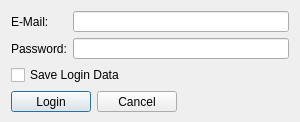
<?xml version="1.0" encoding="UTF-8"?>
<ui version="4.0">
 <class>Login</class>
 <widget class="QDialog" name="Login">
  <property name="geometry">
   <rect>
    <x>0</x>
    <y>0</y>
    <width>300</width>
    <height>122</height>
   </rect>
  </property>
  <property name="minimumSize">
   <size>
    <width>300</width>
    <height>122</height>
   </size>
  </property>
  <property name="windowTitle">
   <string>Login</string>
  </property>
  <layout class="QGridLayout" name="gridLayout">
   <item row="0" column="0">
    <widget class="QLabel" name="label">
     <property name="text">
      <string>E-Mail:</string>
     </property>
    </widget>
   </item>
   <item row="0" column="1">
    <widget class="QLineEdit" name="lineEdit_email"/>
   </item>
   <item row="1" column="0">
    <widget class="QLabel" name="label_2">
     <property name="text">
      <string>Password:</string>
     </property>
    </widget>
   </item>
   <item row="1" column="1">
    <widget class="QLineEdit" name="lineEdit_password">
     <property name="echoMode">
      <enum>QLineEdit::Password</enum>
     </property>
    </widget>
   </item>
   <item row="2" column="0" colspan="2">
    <widget class="QCheckBox" name="checkBox_SaveLogin">
     <property name="text">
      <string>Save Login Data</string>
     </property>
    </widget>
   </item>
   <item row="3" column="0" colspan="2">
    <layout class="QHBoxLayout" name="horizontalLayout">
     <item>
      <widget class="QPushButton" name="pushButton_Login">
       <property name="sizePolicy">
        <sizepolicy hsizetype="Maximum" vsizetype="Fixed">
         <horstretch>0</horstretch>
         <verstretch>0</verstretch>
        </sizepolicy>
       </property>
       <property name="text">
        <string>Login</string>
       </property>
      </widget>
     </item>
     <item>
      <widget class="QPushButton" name="pushButton_Cancel">
       <property name="sizePolicy">
        <sizepolicy hsizetype="Maximum" vsizetype="Fixed">
         <horstretch>0</horstretch>
         <verstretch>0</verstretch>
        </sizepolicy>
       </property>
       <property name="text">
        <string>Cancel</string>
       </property>
      </widget>
     </item>
     <item>
      <spacer name="horizontalSpacer">
       <property name="orientation">
        <enum>Qt::Horizontal</enum>
       </property>
       <property name="sizeHint" stdset="0">
        <size>
         <width>40</width>
         <height>20</height>
        </size>
       </property>
      </spacer>
     </item>
    </layout>
   </item>
  </layout>
 </widget>
 <resources/>
 <connections/>
</ui>
